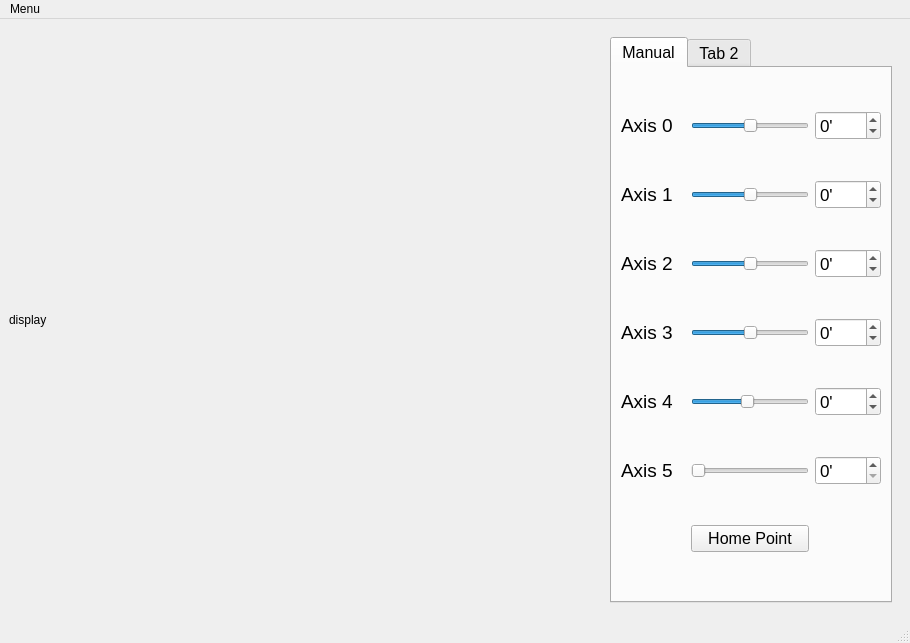
<?xml version="1.0" encoding="UTF-8"?>
<ui version="4.0">
 <class>MainWindow</class>
 <widget class="QMainWindow" name="MainWindow">
  <property name="geometry">
   <rect>
    <x>0</x>
    <y>0</y>
    <width>910</width>
    <height>643</height>
   </rect>
  </property>
  <property name="windowTitle">
   <string>MainWindow</string>
  </property>
  <widget class="QWidget" name="centralwidget">
   <layout class="QGridLayout" name="gridLayout">
    <item row="0" column="1">
     <widget class="QStackedWidget" name="stackedWidget">
      <property name="minimumSize">
       <size>
        <width>200</width>
        <height>0</height>
       </size>
      </property>
      <property name="maximumSize">
       <size>
        <width>300</width>
        <height>16777215</height>
       </size>
      </property>
      <property name="currentIndex">
       <number>0</number>
      </property>
      <widget class="QWidget" name="control_page">
       <layout class="QGridLayout" name="gridLayout_3">
        <item row="0" column="0">
         <widget class="QTabWidget" name="tabWidget">
          <property name="minimumSize">
           <size>
            <width>200</width>
            <height>0</height>
           </size>
          </property>
          <property name="maximumSize">
           <size>
            <width>300</width>
            <height>16777215</height>
           </size>
          </property>
          <property name="font">
           <font>
            <pointsize>12</pointsize>
           </font>
          </property>
          <property name="currentIndex">
           <number>0</number>
          </property>
          <widget class="QWidget" name="manual_adjust">
           <attribute name="title">
            <string>Manual</string>
           </attribute>
           <layout class="QGridLayout" name="gridLayout_2">
            <item row="8" column="4">
             <widget class="QSpinBox" name="axis4_spinbox">
              <property name="minimumSize">
               <size>
                <width>0</width>
                <height>25</height>
               </size>
              </property>
              <property name="font">
               <font>
                <pointsize>13</pointsize>
               </font>
              </property>
              <property name="suffix">
               <string>'</string>
              </property>
              <property name="minimum">
               <number>-135</number>
              </property>
              <property name="maximum">
               <number>135</number>
              </property>
             </widget>
            </item>
            <item row="8" column="3">
             <widget class="QSlider" name="axis4_slider">
              <property name="minimumSize">
               <size>
                <width>0</width>
                <height>25</height>
               </size>
              </property>
              <property name="font">
               <font>
                <pointsize>14</pointsize>
               </font>
              </property>
              <property name="minimum">
               <number>-135</number>
              </property>
              <property name="maximum">
               <number>150</number>
              </property>
              <property name="orientation">
               <enum>Qt::Horizontal</enum>
              </property>
             </widget>
            </item>
            <item row="5" column="0">
             <widget class="QLabel" name="axis3_label">
              <property name="minimumSize">
               <size>
                <width>0</width>
                <height>25</height>
               </size>
              </property>
              <property name="maximumSize">
               <size>
                <width>16777215</width>
                <height>100</height>
               </size>
              </property>
              <property name="font">
               <font>
                <pointsize>14</pointsize>
               </font>
              </property>
              <property name="text">
               <string>Axis 3</string>
              </property>
             </widget>
            </item>
            <item row="8" column="0" colspan="3">
             <widget class="QLabel" name="axis5_label">
              <property name="minimumSize">
               <size>
                <width>0</width>
                <height>25</height>
               </size>
              </property>
              <property name="maximumSize">
               <size>
                <width>16777215</width>
                <height>100</height>
               </size>
              </property>
              <property name="font">
               <font>
                <pointsize>14</pointsize>
               </font>
              </property>
              <property name="text">
               <string>Axis 4</string>
              </property>
             </widget>
            </item>
            <item row="2" column="4">
             <widget class="QSpinBox" name="axis0_spinbox">
              <property name="minimumSize">
               <size>
                <width>0</width>
                <height>25</height>
               </size>
              </property>
              <property name="font">
               <font>
                <pointsize>13</pointsize>
               </font>
              </property>
              <property name="suffix">
               <string>'</string>
              </property>
              <property name="prefix">
               <string/>
              </property>
              <property name="minimum">
               <number>-125</number>
              </property>
              <property name="maximum">
               <number>125</number>
              </property>
             </widget>
            </item>
            <item row="5" column="3">
             <widget class="QSlider" name="axis3_slider">
              <property name="minimumSize">
               <size>
                <width>0</width>
                <height>25</height>
               </size>
              </property>
              <property name="font">
               <font>
                <pointsize>14</pointsize>
               </font>
              </property>
              <property name="minimum">
               <number>-110</number>
              </property>
              <property name="maximum">
               <number>110</number>
              </property>
              <property name="orientation">
               <enum>Qt::Horizontal</enum>
              </property>
             </widget>
            </item>
            <item row="4" column="4">
             <widget class="QSpinBox" name="axis2_spinbox">
              <property name="minimumSize">
               <size>
                <width>0</width>
                <height>25</height>
               </size>
              </property>
              <property name="font">
               <font>
                <pointsize>13</pointsize>
               </font>
              </property>
              <property name="suffix">
               <string>'</string>
              </property>
              <property name="minimum">
               <number>-135</number>
              </property>
              <property name="maximum">
               <number>135</number>
              </property>
             </widget>
            </item>
            <item row="3" column="4">
             <widget class="QSpinBox" name="axis1_spinbox">
              <property name="minimumSize">
               <size>
                <width>0</width>
                <height>25</height>
               </size>
              </property>
              <property name="font">
               <font>
                <pointsize>13</pointsize>
               </font>
              </property>
              <property name="suffix">
               <string>'</string>
              </property>
              <property name="minimum">
               <number>-55</number>
              </property>
              <property name="maximum">
               <number>55</number>
              </property>
             </widget>
            </item>
            <item row="10" column="0" colspan="3">
             <widget class="QWidget" name="widget" native="true"/>
            </item>
            <item row="5" column="4">
             <widget class="QSpinBox" name="axis3_spinbox">
              <property name="minimumSize">
               <size>
                <width>0</width>
                <height>25</height>
               </size>
              </property>
              <property name="font">
               <font>
                <pointsize>13</pointsize>
               </font>
              </property>
              <property name="suffix">
               <string>'</string>
              </property>
              <property name="minimum">
               <number>-110</number>
              </property>
              <property name="maximum">
               <number>110</number>
              </property>
             </widget>
            </item>
            <item row="9" column="0">
             <widget class="QLabel" name="axis4_label">
              <property name="minimumSize">
               <size>
                <width>0</width>
                <height>25</height>
               </size>
              </property>
              <property name="maximumSize">
               <size>
                <width>16777215</width>
                <height>100</height>
               </size>
              </property>
              <property name="font">
               <font>
                <pointsize>14</pointsize>
               </font>
              </property>
              <property name="text">
               <string>Axis 5</string>
              </property>
             </widget>
            </item>
            <item row="4" column="3">
             <widget class="QSlider" name="axis2_slider">
              <property name="minimumSize">
               <size>
                <width>0</width>
                <height>25</height>
               </size>
              </property>
              <property name="font">
               <font>
                <pointsize>14</pointsize>
               </font>
              </property>
              <property name="minimum">
               <number>-135</number>
              </property>
              <property name="maximum">
               <number>135</number>
              </property>
              <property name="orientation">
               <enum>Qt::Horizontal</enum>
              </property>
             </widget>
            </item>
            <item row="3" column="0">
             <widget class="QLabel" name="axis1_label">
              <property name="minimumSize">
               <size>
                <width>0</width>
                <height>25</height>
               </size>
              </property>
              <property name="maximumSize">
               <size>
                <width>16777215</width>
                <height>100</height>
               </size>
              </property>
              <property name="font">
               <font>
                <pointsize>14</pointsize>
               </font>
              </property>
              <property name="text">
               <string>Axis 1</string>
              </property>
             </widget>
            </item>
            <item row="4" column="0">
             <widget class="QLabel" name="axis2_label">
              <property name="minimumSize">
               <size>
                <width>0</width>
                <height>25</height>
               </size>
              </property>
              <property name="maximumSize">
               <size>
                <width>16777215</width>
                <height>100</height>
               </size>
              </property>
              <property name="font">
               <font>
                <pointsize>14</pointsize>
               </font>
              </property>
              <property name="text">
               <string>Axis 2</string>
              </property>
             </widget>
            </item>
            <item row="9" column="3">
             <widget class="QSlider" name="axis5_slider">
              <property name="minimumSize">
               <size>
                <width>0</width>
                <height>25</height>
               </size>
              </property>
              <property name="font">
               <font>
                <pointsize>14</pointsize>
               </font>
              </property>
              <property name="minimum">
               <number>0</number>
              </property>
              <property name="maximum">
               <number>90</number>
              </property>
              <property name="value">
               <number>0</number>
              </property>
              <property name="orientation">
               <enum>Qt::Horizontal</enum>
              </property>
             </widget>
            </item>
            <item row="3" column="3">
             <widget class="QSlider" name="axis1_slider">
              <property name="minimumSize">
               <size>
                <width>0</width>
                <height>25</height>
               </size>
              </property>
              <property name="font">
               <font>
                <pointsize>14</pointsize>
               </font>
              </property>
              <property name="minimum">
               <number>-55</number>
              </property>
              <property name="maximum">
               <number>55</number>
              </property>
              <property name="orientation">
               <enum>Qt::Horizontal</enum>
              </property>
             </widget>
            </item>
            <item row="2" column="3">
             <widget class="QSlider" name="axis0_slider">
              <property name="minimumSize">
               <size>
                <width>0</width>
                <height>25</height>
               </size>
              </property>
              <property name="font">
               <font>
                <pointsize>14</pointsize>
               </font>
              </property>
              <property name="minimum">
               <number>-125</number>
              </property>
              <property name="maximum">
               <number>125</number>
              </property>
              <property name="orientation">
               <enum>Qt::Horizontal</enum>
              </property>
             </widget>
            </item>
            <item row="2" column="0">
             <widget class="QLabel" name="axis0_label">
              <property name="minimumSize">
               <size>
                <width>0</width>
                <height>25</height>
               </size>
              </property>
              <property name="maximumSize">
               <size>
                <width>16777215</width>
                <height>100</height>
               </size>
              </property>
              <property name="font">
               <font>
                <pointsize>14</pointsize>
               </font>
              </property>
              <property name="text">
               <string>Axis 0</string>
              </property>
             </widget>
            </item>
            <item row="9" column="4">
             <widget class="QSpinBox" name="axis5_spinbox">
              <property name="minimumSize">
               <size>
                <width>0</width>
                <height>25</height>
               </size>
              </property>
              <property name="font">
               <font>
                <pointsize>13</pointsize>
               </font>
              </property>
              <property name="suffix">
               <string>'</string>
              </property>
              <property name="minimum">
               <number>0</number>
              </property>
              <property name="maximum">
               <number>90</number>
              </property>
              <property name="value">
               <number>0</number>
              </property>
             </widget>
            </item>
            <item row="10" column="3">
             <widget class="QPushButton" name="home_btn">
              <property name="text">
               <string>Home Point</string>
              </property>
             </widget>
            </item>
           </layout>
          </widget>
          <widget class="QWidget" name="tab_2">
           <attribute name="title">
            <string>Tab 2</string>
           </attribute>
          </widget>
         </widget>
        </item>
       </layout>
      </widget>
      <widget class="QWidget" name="config_page">
       <layout class="QGridLayout" name="gridLayout_4">
        <item row="0" column="0">
         <widget class="QFrame" name="frame">
          <property name="frameShape">
           <enum>QFrame::StyledPanel</enum>
          </property>
          <property name="frameShadow">
           <enum>QFrame::Raised</enum>
          </property>
          <layout class="QGridLayout" name="gridLayout_5">
           <item row="0" column="0">
            <widget class="QLabel" name="ip_label">
             <property name="text">
              <string>IP Adress:</string>
             </property>
            </widget>
           </item>
           <item row="0" column="1">
            <widget class="QLineEdit" name="ip_lineEdit">
             <property name="text">
              <string>127.0.0.1</string>
             </property>
            </widget>
           </item>
           <item row="1" column="0">
            <widget class="QLabel" name="port_label">
             <property name="text">
              <string>Port:</string>
             </property>
            </widget>
           </item>
           <item row="2" column="1">
            <widget class="QPushButton" name="connect_btn">
             <property name="minimumSize">
              <size>
               <width>10</width>
               <height>0</height>
              </size>
             </property>
             <property name="maximumSize">
              <size>
               <width>100</width>
               <height>16777215</height>
              </size>
             </property>
             <property name="text">
              <string>Connect</string>
             </property>
            </widget>
           </item>
           <item row="10" column="1">
            <widget class="QLabel" name="connect_status_label">
             <property name="maximumSize">
              <size>
               <width>16777215</width>
               <height>50</height>
              </size>
             </property>
             <property name="text">
              <string>Not Connected</string>
             </property>
            </widget>
           </item>
           <item row="1" column="1">
            <widget class="QLineEdit" name="port_lineEdit">
             <property name="text">
              <string>8080</string>
             </property>
            </widget>
           </item>
          </layout>
         </widget>
        </item>
       </layout>
      </widget>
     </widget>
    </item>
    <item row="0" column="0">
     <widget class="QLabel" name="display_label">
      <property name="minimumSize">
       <size>
        <width>500</width>
        <height>300</height>
       </size>
      </property>
      <property name="text">
       <string>display</string>
      </property>
     </widget>
    </item>
   </layout>
  </widget>
  <widget class="QMenuBar" name="menubar">
   <property name="geometry">
    <rect>
     <x>0</x>
     <y>0</y>
     <width>910</width>
     <height>24</height>
    </rect>
   </property>
   <widget class="QMenu" name="menuMenu">
    <property name="title">
     <string>Menu</string>
    </property>
    <addaction name="connect_to_server_action"/>
    <addaction name="control_action"/>
   </widget>
   <addaction name="menuMenu"/>
  </widget>
  <widget class="QStatusBar" name="statusbar"/>
  <action name="connect_to_server_action">
   <property name="text">
    <string>Connect to Server</string>
   </property>
  </action>
  <action name="control_action">
   <property name="text">
    <string>Control</string>
   </property>
  </action>
 </widget>
 <resources/>
 <connections/>
</ui>
